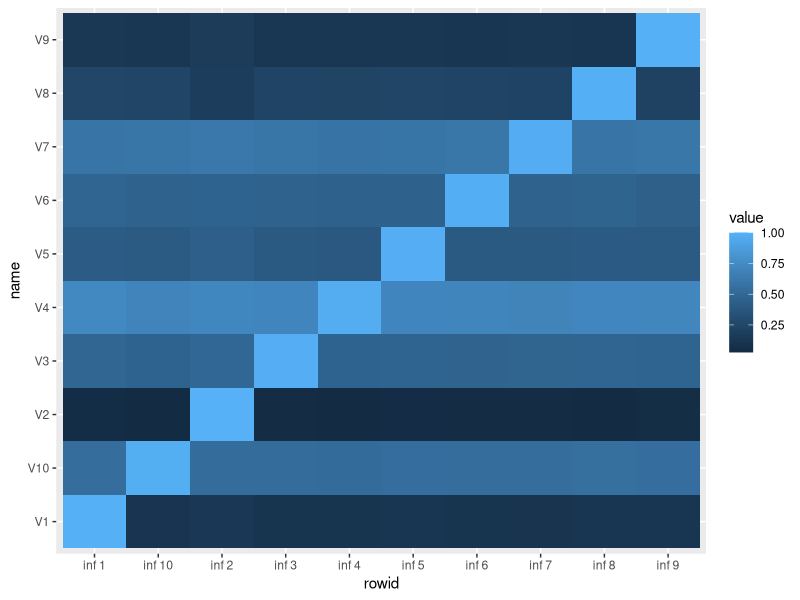
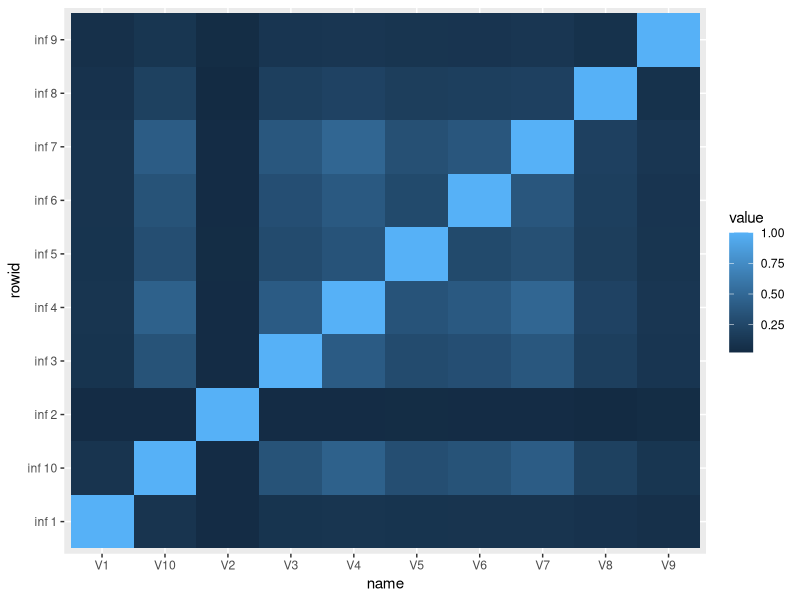
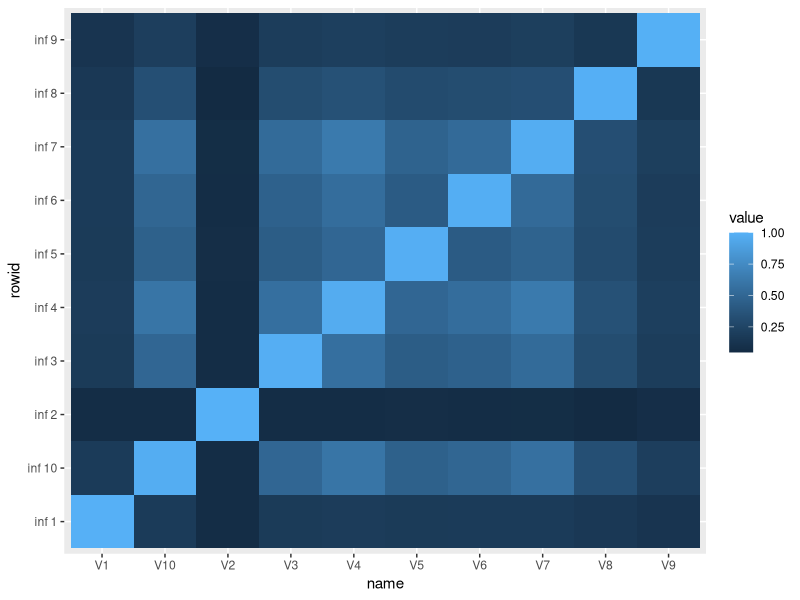

The R script that drew these images, in order:
library(tidyverse)

# Load first and last names to make usernames

random_names <- read_csv("names.csv")

first_names <- random_names %>% 
  select("First Name") %>% 
  unique()

last_name <- random_names %>% 
  select("Last Name") %>% 
  unique()

# convert tibbles to string vectors

v_first_names <- as_vector(first_names)
v_last_names <- as_vector(last_name)

#create IDs

IDs <- vector("character", 10000)

for(i in seq_along(IDs)){
  IDs[i] <- str_c(sample(v_first_names, 1), sample(v_last_names, 1), sample(1:10, 1), sep = "_")
}

#allocate followers to people

data <- list()

cut_off_10000 <- function(x){
  if(x>10000){
    10000
  } else{
    abs(x)
  }
}

#????? this line does not work the first time around


for(i in 1:10){
  size <- as.integer(cut_off_10000(rnorm(1, 3000, 5000)))
  data[[i]] <- sample(IDs, size)
}


# calculate overlap between different accounts

#using just intersection

overlap <- matrix(nrow = 10, ncol = 10)

for(i in 1:10){
  for(j in 1:10){
    overlap[i, j] <- (length(intersect(data[[i]], data[[j]])))/(length(data[[i]]))
  }
}

#using jaccard index

jaccard_indx <- matrix(nrow = 10, ncol = 10)
  
  for(i in 1:10){
  for(j in 1:10){
    jaccard_indx[i, j] <- (length(intersect(data[[i]], data[[j]])))/(length(union(data[[i]], data[[j]])))
  }
}


#using sorenson-dice
sorenson_dice_indx <- matrix(nrow = 10, ncol = 10)

for(i in 1:10){
  for(j in 1:10){
    sorenson_dice_indx[i, j] <- 2*(length(intersect(data[[i]], data[[j]])))/(length(data[[i]]) + length(data[[j]]))
  }
}


# turning data into the long format

tb_overlap <- as_tibble(overlap) %>% 
  mutate(rowid = paste("inf", 1:10)) %>% 
  select(rowid, everything())

tb_overlap_long <- pivot_longer(tb_overlap, cols= -rowid)

tb_jaccard_indx <- as_tibble(jaccard_indx) %>% 
  mutate(rowid = paste("inf", 1:10)) %>% 
  select(rowid, everything())
tb_jaccard_indx <- pivot_longer(tb_jaccard_indx, cols= -rowid)

tb_sorenson_dice_indx <- as_tibble(sorenson_dice_indx) %>% 
  mutate(rowid = paste("inf", 1:10)) %>% 
  select(rowid, everything())
tb_sorenson_dice_indx <- pivot_longer(tb_sorenson_dice_indx, cols= -rowid)


# plotting

ggplot(data = tb_overlap_long)+
  geom_tile(aes(rowid, name, fill = value))

ggplot(data = tb_jaccard_indx)+
  geom_tile(aes(name, rowid, fill = value))

ggplot(data = tb_sorenson_dice_indx)+
  geom_tile(aes(name, rowid, fill = value))
